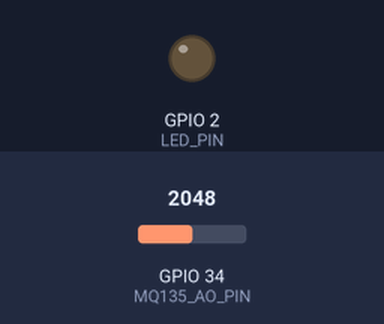
Simulated run of this sketch. Board: ESP32. Shown: output pins drawn as LEDs (lit = HIGH). The inputs (shaded band) are chosen by the test bench; at power-on: GPIO 34 (MQ135_AO_PIN) = 2048 (analog values on the 0–4095 scale). WiFi joins after 1.5 s; servers stay silent unless stated; uploads are accepted with an empty reply; what the sketch prints to the serial monitor is not drawn.

Above: at 2.05 s.
Timing chart, 0 to 9.1 s (numbered marks = the images above):
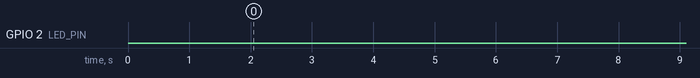

The sketch:

Ultima.ino
```cpp
// ============================================================
// Fase 4: ESP32 → Firebase Realtime Database
// Lee el MQ-135 y sube cada lectura a Firebase (actual + histórico)
// ============================================================

#include <WiFi.h>
#include <HTTPClient.h>
#include <WiFiClientSecure.h>

// ---------- CONFIGURA ESTAS LÍNEAS ----------
const char* WIFI_SSID     = "Wifi_Isla"; // INFINITUM9DB3
const char* WIFI_PASSWORD = "fQfK65uH2#%";   // vacío si la red es abierta - u72fUvpDUk

// Tu URL de Firebase SIN la barra final
const char* FIREBASE_HOST = "https://monitor-gas-mq135-d8c3d-default-rtdb.firebaseio.com";
// --------------------------------------------

const int MQ135_AO_PIN              = 34;
const int MUESTRAS_PROMEDIO         = 10;
const unsigned long INTERVALO_MS    = 5000;     // envía cada 5 s
const unsigned long CALENTAMIENTO_MS = 60000;   // 1 min de warmup
const int LED_PIN                   = 2;        // LED azul integrado

unsigned long bootMillis  = 0;
unsigned long exitos      = 0;
unsigned long fallos      = 0;

// ---------- WiFi ----------
void conectarWiFi() {
  Serial.print("Conectando a \""); Serial.print(WIFI_SSID); Serial.print("\" ");
  WiFi.mode(WIFI_STA);
  if (strlen(WIFI_PASSWORD) > 0) WiFi.begin(WIFI_SSID, WIFI_PASSWORD);
  else                           WiFi.begin(WIFI_SSID);

  unsigned long t0 = millis();
  while (WiFi.status() != WL_CONNECTED && millis() - t0 < 30000) {
    Serial.print("."); delay(500);
  }
  Serial.println();
  if (WiFi.status() == WL_CONNECTED) {
    Serial.print("OK | IP: "); Serial.print(WiFi.localIP());
    Serial.print(" | RSSI: "); Serial.print(WiFi.RSSI()); Serial.println(" dBm");
  } else {
    Serial.println("No se pudo conectar.");
  }
}

// ---------- Sensor ----------
int leerSensorPromediado() {
  long suma = 0;
  for (int i = 0; i < MUESTRAS_PROMEDIO; i++) {
    suma += analogRead(MQ135_AO_PIN);
    delay(5);
  }
  return suma / MUESTRAS_PROMEDIO;
}

// ---------- Firebase ----------
// metodo = "PUT" (sobreescribe) o "POST" (agrega con ID auto)
bool enviarAFirebase(const String& path, const String& json, const String& metodo) {
  if (WiFi.status() != WL_CONNECTED) return false;

  WiFiClientSecure cliente;
  cliente.setInsecure();   // No validamos certificado (suficiente para este proyecto)

  HTTPClient http;
  String url = String(FIREBASE_HOST) + path + ".json";
  http.begin(cliente, url);
  http.addHeader("Content-Type", "application/json");

  int codigo;
  if (metodo == "PUT")       codigo = http.PUT(json);
  else if (metodo == "POST") codigo = http.POST(json);
  else { http.end(); return false; }

  bool ok = (codigo == 200);
  if (!ok) {
    Serial.print("   ! HTTP "); Serial.print(codigo);
    if (codigo > 0) {
      String resp = http.getString();
      Serial.print(" | "); Serial.println(resp.substring(0, 120));
    } else {
      Serial.println(" (error de transporte)");
    }
  }
  http.end();
  return ok;
}

// ---------- Setup ----------
void setup() {
  Serial.begin(115200);
  pinMode(LED_PIN, OUTPUT);
  digitalWrite(LED_PIN, LOW);
  delay(500);

  Serial.println();
  Serial.println("==========================================");
  Serial.println("  ESP32 -> Firebase | MQ-135 (Fase 4)");
  Serial.println("==========================================");

  analogReadResolution(12);
  analogSetAttenuation(ADC_11db);

  conectarWiFi();
  bootMillis = millis();

  Serial.println();
  Serial.print("Calentando sensor "); Serial.print(CALENTAMIENTO_MS/1000);
  Serial.println(" s antes de empezar a publicar...");
}

// ---------- Loop ----------
void loop() {
  unsigned long ahora    = millis();
  unsigned long uptime_s = (ahora - bootMillis) / 1000;

  if (WiFi.status() != WL_CONNECTED) {
    Serial.println("Wi-Fi caído, reconectando...");
    conectarWiFi();
    delay(2000);
    return;
  }

  int adc = leerSensorPromediado();
  float vPin = (adc / 4095.0) * 3.3;
  float vAO  = vPin * 1.5;
  int   rssi = WiFi.RSSI();


  // Periodo de warmup: solo log, no enviamos aún
  if (ahora - bootMillis < CALENTAMIENTO_MS) {
    Serial.print("[warmup "); Serial.print((CALENTAMIENTO_MS - (ahora - bootMillis))/1000);
    Serial.print("s] ADC="); Serial.print(adc);
    Serial.print(" V_AO="); Serial.println(vAO, 2);
    delay(INTERVALO_MS);
    return;
  }

  // Construir JSON
  String json = "{";
  json += "\"adc\":"      + String(adc)        + ",";
  json += "\"voltaje\":"  + String(vAO, 3)     + ",";
  json += "\"rssi\":"     + String(rssi)       + ",";
  json += "\"uptime_s\":" + String(uptime_s)   + ",";
  json += "\"ts\":{\".sv\":\"timestamp\"}";   // <-- timestamp del servidor
  json += "}";

  Serial.print("["); Serial.print(uptime_s); Serial.print("s] ADC=");
  Serial.print(adc); Serial.print(" V_AO="); Serial.print(vAO, 2);
  Serial.print(" RSSI="); Serial.print(rssi); Serial.print(" dBm  -> ");

  digitalWrite(LED_PIN, HIGH);
  bool ok1 = enviarAFirebase("/sensores/mq135/actual",    json, "PUT");
  bool ok2 = enviarAFirebase("/sensores/mq135/historico", json, "POST");
  digitalWrite(LED_PIN, LOW);

  if (ok1 && ok2) {
    exitos++;
    Serial.print("OK ("); Serial.print(exitos); Serial.println(")");
  } else {
    fallos++;
    Serial.print("FALLO ("); Serial.print(fallos); Serial.println(")");
  }

  delay(INTERVALO_MS);
}
```

Measured:
- by itself, GPIO 2 (LED_PIN): LOW → HIGH at 62.7 s, → LOW 0.40 s later, → HIGH 5.1 s later, → LOW 0.40 s later, … (26 changes in this stretch)
